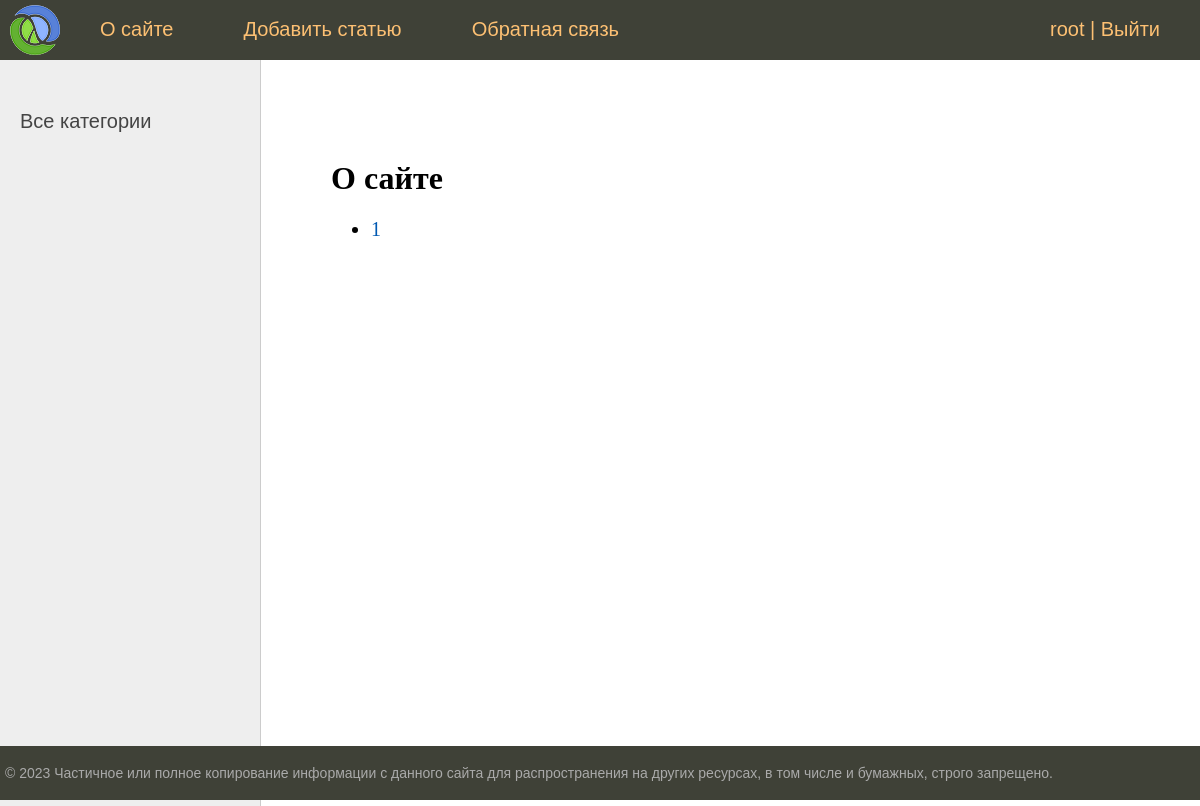
/about/ (signed in), run on an earlier commit of the app's database.
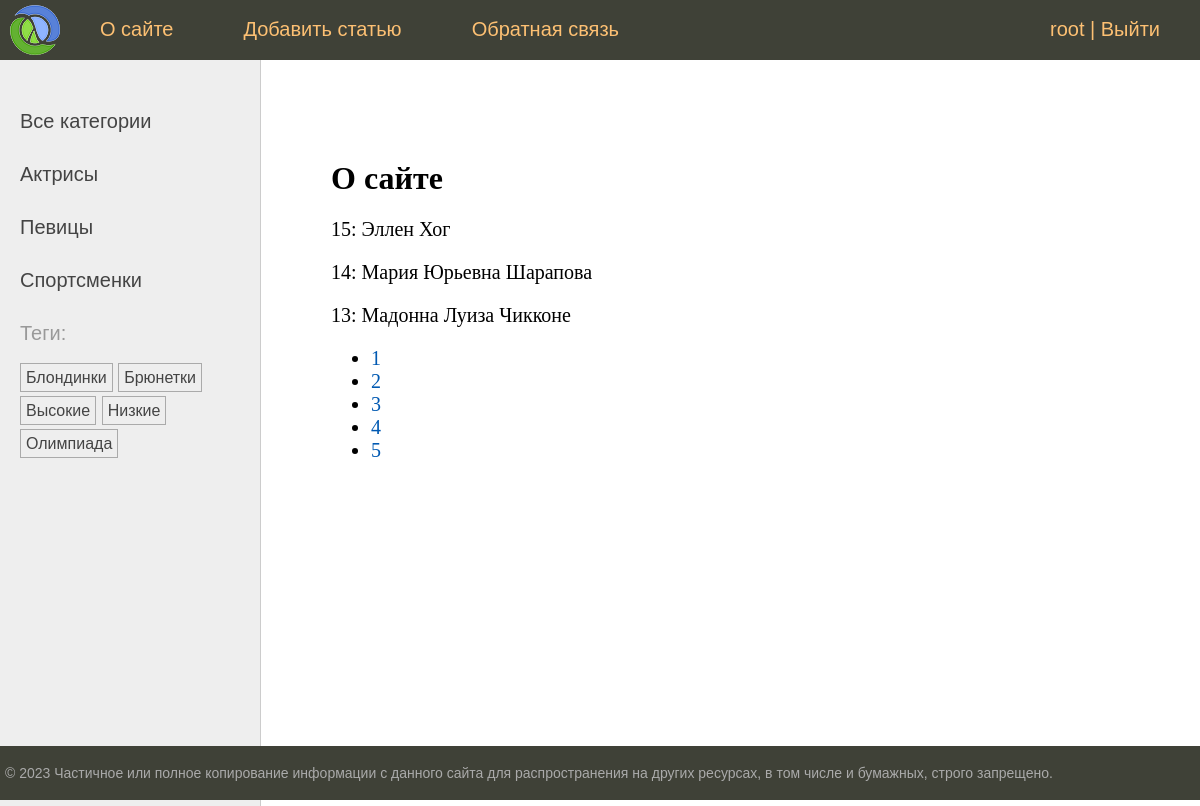
And on a later commit of the database.
### women/models.py (models this page shows, shortened)
class Category(models.Model):
    name = models.CharField(max_length=100, db_index=True, verbose_name="Категория")
    slug = models.SlugField(max_length=255, unique=True, db_index=True)
    class Meta:
        verbose_name = "Категория"
        verbose_name_plural = "Категории"
    def get_absolute_url(self):
        return reverse("category", kwargs={"cat_slug": self.slug})

class TagPost(models.Model):
    tag = models.CharField(max_length=100, db_index=True)
    slug = models.SlugField(max_length=255, unique=True, db_index=True)
    def get_absolute_url(self):
        return reverse("tag", kwargs={"tag_slug": self.slug})

class Women(models.Model):
    class Status(models.IntegerChoices):
        DRAFT = 0, "Черновик"
        PUBLISHED = 1, "Опубликовано"
    title = models.CharField(max_length=50, verbose_name="Заголовок")
    slug = models.SlugField(
        max_length=255,
        unique=True,
        db_index=True,
        validators=[
            MinLengthValidator(5, message="Минимум 5 символов"),
            MaxLengthValidator(100, message="Максимум 5 символов"),
        ],
    )
    photo = models.ImageField(
        upload_to="photos/%Y/%m/%d/",
        default=None,
        blank=True,
        null=True,
        verbose_name="Фото",
    )
    content = models.TextField(blank=True, verbose_name="Текст статьи")
    time_create = models.DateTimeField(auto_now_add=True, verbose_name="Время создания")
    time_update = models.DateTimeField(auto_now=True, verbose_name="Время изменения")
    is_published = models.BooleanField(
        choices=tuple(map(lambda x: (bool(x[0]), x[1]), Status.choices)),
        default=Status.DRAFT,
        verbose_name="Статус",
    )
    cat = models.ForeignKey(
        "Category",
        on_delete=models.PROTECT,
        related_name="posts",
        verbose_name="Категории",
    )
    tags = models.ManyToManyField(
        "TagPost", blank="True", related_name="tags", verbose_name="Тэги"
    )
    husband = models.OneToOneField(
        "Husband",
        related_name="woman",
        on_delete=models.SET_NULL,
        null=True,
        blank=True,
        verbose_name="Муж",
    )
    author = models.ForeignKey(
        get_user_model(),
        on_delete=models.SET_NULL,
        related_name="posts",
        null=True,
        default=None,
    )
    objects = models.Manager()
    published = PublishedManager()
    class Meta:
        verbose_name = "Известные женщины"
        verbose_name_plural = "Известные женщины"
        ordering = ["-time_create"]
        indexes = [models.Index(fields=["-time_create"])]

### women/views.py (the view)
# urls.py: path("about/", views.about, name="about"),
@login_required
def about(request):
    contact_list = Women.published.all()
    paginator = Paginator(contact_list, 3)
    page_number = request.GET.get("page")
    page_obj = paginator.get_page(page_number)
    return render(
        request, "women/about.html", {"page_obj": page_obj, "title": "О сайте"}
    )

### users/context_processors.py (called while the page is built)
def get_women_context(request):
    return {"mainmenu": menu}

### women/models.py (called while the page is built)
    def get_queryset(self):
        return super().get_queryset().filter(is_published=Women.Status.PUBLISHED)

### women/templatetags/women_tags.py (called while the page is built)
@register.inclusion_tag("women/list_categories.html")
def show_categories(cat_selected=0):
    cats = Category.objects.annotate(total=Count("posts")).filter(total__gt=0)
    return {"cats": cats, "cat_selected": cat_selected}

@register.inclusion_tag("women/list_tags.html")
def show_all_tags():
    return {"tags": TagPost.objects.annotate(total=Count("tags")).filter(total__gt=0)}

### women/templates/women/about.html
{% extends 'base.html' %}
{% block content %}
  <h1>{{ title }}</h1>
  {% for item in page_obj %}
    <p>{{ item.pk }}: {{ item.title }}</p>
  {% endfor %}
  <nav>
    <ul>
      {% for p in page_obj.paginator.page_range %}
        <li>
          <a href="?page={{ p }}">{{ p }}</a>
        </li>
      {% endfor %}
    </ul>
  </nav>
{% endblock %}

### templates/base.html (shortened to what this page needs)
{% load static %}
{% load women_tags %}
<!DOCTYPE html>
<html>
<head>
    <link type="text/css" href="{% static 'women/css/styles.css' %}" rel="stylesheet" />
</head>
<body>
    <table class="table-page" border=0 cellpadding="0" cellspacing="0">
        <tr>
            <td valign=top>
                {% block mainmenu %}
                <div class="header">
                    <ul id="mainmenu" class="mainmenu">
                        <li class="logo"><a href="{% url 'home' %}">
                                <div class="logo"></div>
                            </a></li>
                        {% for m in mainmenu %}
                            <li><a href="{% url m.url_name %}">{{m.title}}</a></li>
                        {% endfor %}
                        {% if user.is_authenticated %}
                        <li class="last"> <a href="{% url 'users:profile' %}">{{user.username}}</a> | <a href="{% url 'users:logout' %}">Выйти</a></li>
                        {% else %}
                            <li class="last"><a href="{% url 'users:login' %}">Войти</a> | <a href="{% url 'users:register' %}">Регистрация</a></li>
                        {% endif %}
                    </ul>
                </div>
                {% endblock mainmenu %}
                <table class="table-content" border=0 cellpadding="0" cellspacing="0">
                    <tr>
                        <td valign="top" class="left-chapters">
                            <ul id="leftchapters">
                                {% if cat_selected == 0 %}
                                <li class="selected">Все категории</li>
                                {% else %}
                                <li><a href="{% url 'home' %}">Все категории</a></li>
                                {% endif %}
                                {% show_categories cat_selected %}
                                <li>{% show_all_tags %}</li>
                            </ul>
                        </td>
                        <td valign="top" class="content">
                            <div class="content-text">
                                {% block content %}
                                {% endblock %}
                            </div>
                        </td>
                    </tr>
                </table>
            </td>
        </tr>
        <tr>
            <td valign=top>
                <div id="footer">
                    <p>&copy; 2023 Частичное или полное копирование информации с данного сайта для распространения на
                        других ресурсах, в том числе и бумажных, строго запрещено.</p>
                </div>
            </td>
        </tr>
    </table>
</body>
</html>

### women/templates/women/list_categories.html
{% for cat in cats %}
{% if cat.id == cat_selected %}
<li class="selected">{{ cat.name }}</li>
{% else %}
<li>
<a href="{{ cat.get_absolute_url }}">{{ cat.name }}</a>
</li>
{% endif %}
{% endfor %}

### women/templates/women/list_tags.html
{% if tags %}
    <p>Теги:</p>
    <ul class="tags-list">
        {% for t in tags %}
        <li><a href="{{ t.get_absolute_url }}">{{ t.tag }}</a></li>
        {% endfor %}
    </ul>
{% endif %}

What changed in the data, as far as the page shows it:
added Category: name "Актрисы"
added Category: name "Певицы"
added Category: name "Спортсменки"
added TagPost: tag "Блондинки"
added TagPost: tag "Брюнетки"
added TagPost: tag "Высокие"
added TagPost: tag "Низкие"
added TagPost: tag "Олимпиада"
added Women: pk "15", title "Эллен Хог"
added Women: pk "14", title "Мария Юрьевна Шарапова"
added Women: pk "13", title "Мадонна Луиза Чикконе"
Also different on the page:
text now shown: "Теги:"
new list line: "2"
new list line: "3"
new list line: "4"
new list line: "5"
